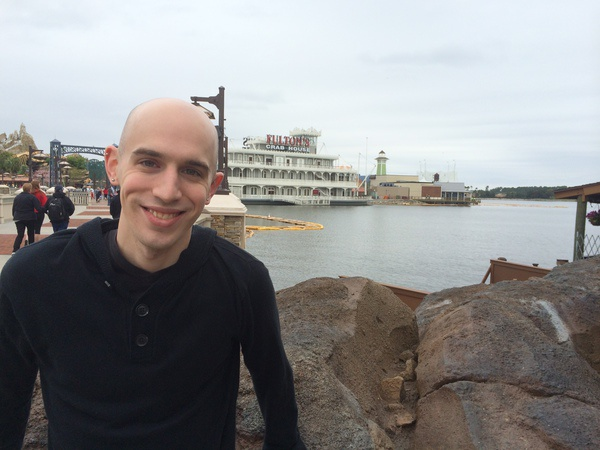
#> input picture 1_images/newimage.jpg, 600 x 450 px
$ python equalize_hist.py --image ../../../1_images/newimage.jpg   (older library calls are emulated)
#> lines starting #> are read from the running program, lines starting #| are printed output that depends on the picture
### src/imageutils.py
import argparse
import cv2
import numpy as np
from enum import Enum
from enum import IntEnum


class Color(Enum):
    WHITE = 255, 255, 255
    GREEN = 0, 255, 0


class Axis(IntEnum):
    """Wraps `flipMode` values for `cv2.flip` function."""
    BOTH = -1
    VERTICAL = 0
    HORIZONTAL = 1


def parsed_args():
    """Parses required -i image path command-line argument."""
    ap = argparse.ArgumentParser()
    ap.add_argument("-i", "--image", required=True, help="Path to the image")
    return vars(ap.parse_args())


# [4 lines left out: function image_arg, not called in this run]


def image_with_gray_arg():
    """
    Attempts to retrieve image at `-i` command-line argument. Returns both
    the image and its grayscale version.
    :rtype: numpy.array, numpy.array
    """
    args = parsed_args()
    image = cv2.imread(args["image"])
#> image is the input picture: shape (450, 600, 3); mean B, G, R 139.9, 140.1, 141
    return image, cv2.cvtColor(image, cv2.COLOR_BGR2GRAY)


# [4 lines left out: function print_pixel, not called in this run]


def wait_and_destroy_all_windows():
    cv2.waitKey(0)
    cv2.destroyAllWindows()


# [4 lines left out: function check_opencv_version, not called in this run]


def is_cv2():
    return check_opencv_version("2.")


# [17 lines left out: functions rotated, translated, not called in this run]

### src/1_basics/histograms/equalize_hist.py
from imageutils import image_with_gray_arg
import cv2

image, gray_image = image_with_gray_arg()
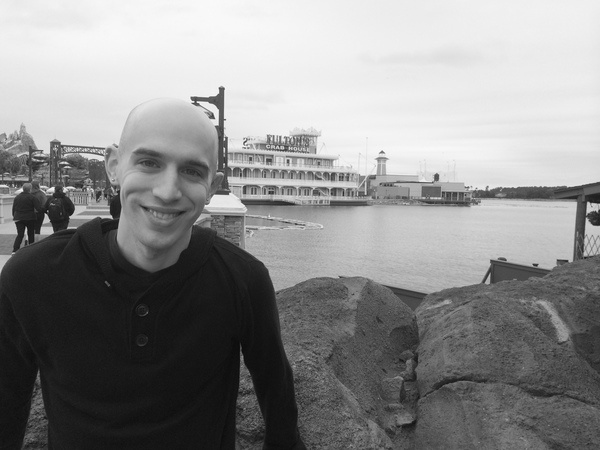
#> gray_image: shape (450, 600); min 9, max 253, mean 140.3
eq = cv2.equalizeHist(gray_image)
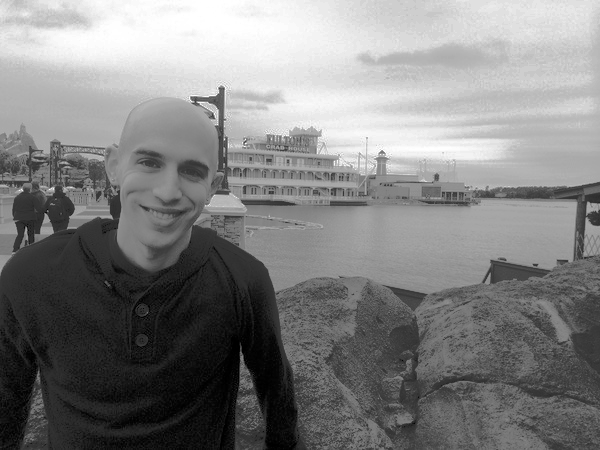
#> eq: shape (450, 600); min 0, max 255, mean 128.7
cv2.imshow("Original", gray_image)
cv2.imshow("Histogram equalization", eq)
print(f"pix 146, 272: {eq[272, 146]}")
#| pix 146, 272: 43
cv2.waitKey(0)

$ run again, on 1_images/giraffe.png
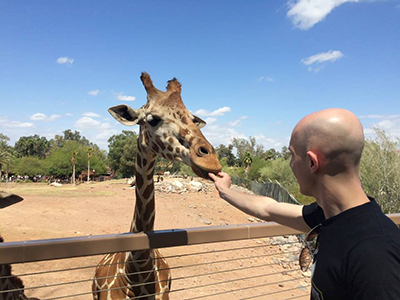
#> input picture 1_images/giraffe.png, 400 x 300 px
#> in image_with_gray_arg, image is the input picture: shape (300, 400, 3); mean B, G, R 150.5, 143.8, 139.8
#> `image, gray_image = image_with_gray_arg()`:
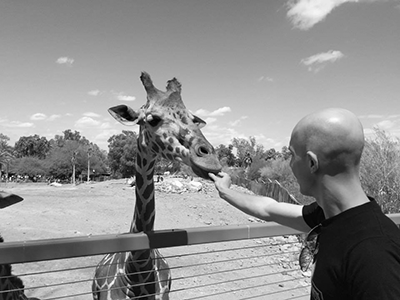
#> gray_image: shape (300, 400); min 0, max 255, mean 143.3
#> `eq = cv2.equalizeHist(gray_image)`:
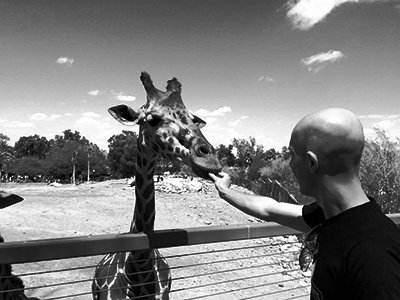
#> eq: shape (300, 400); min 0, max 255, mean 128.2
#| pix 146, 272: 32

$ run again, on 1_images/grand_canyon.png
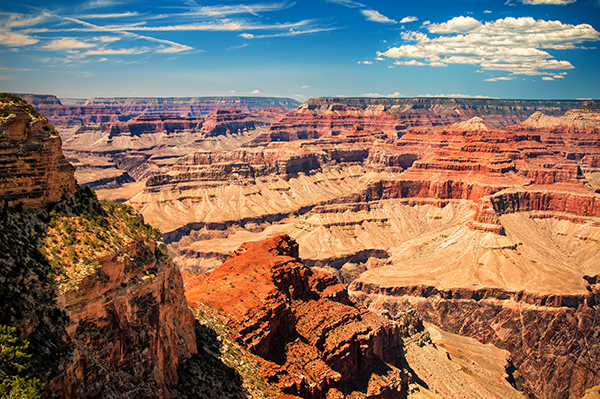
#> input picture 1_images/grand_canyon.png, 600 x 399 px
#> in image_with_gray_arg, image is the input picture: shape (399, 600, 3); mean B, G, R 97.3, 113.1, 138.6
#> `image, gray_image = image_with_gray_arg()`:
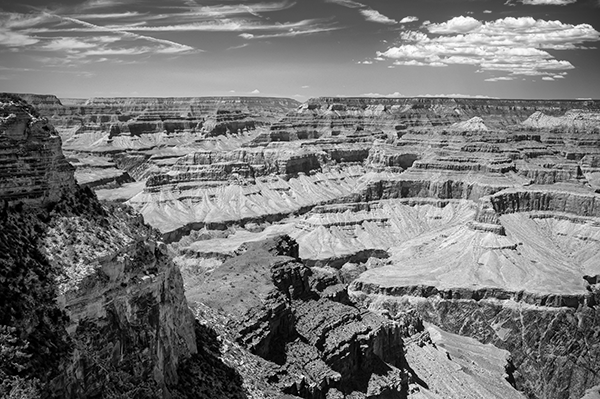
#> gray_image: shape (399, 600); min 0, max 255, mean 119
#> `eq = cv2.equalizeHist(gray_image)`:
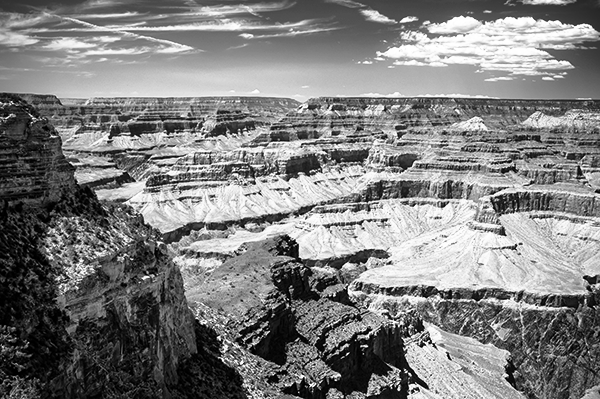
#> eq: shape (399, 600); min 0, max 255, mean 127.1
#| pix 146, 272: 102
